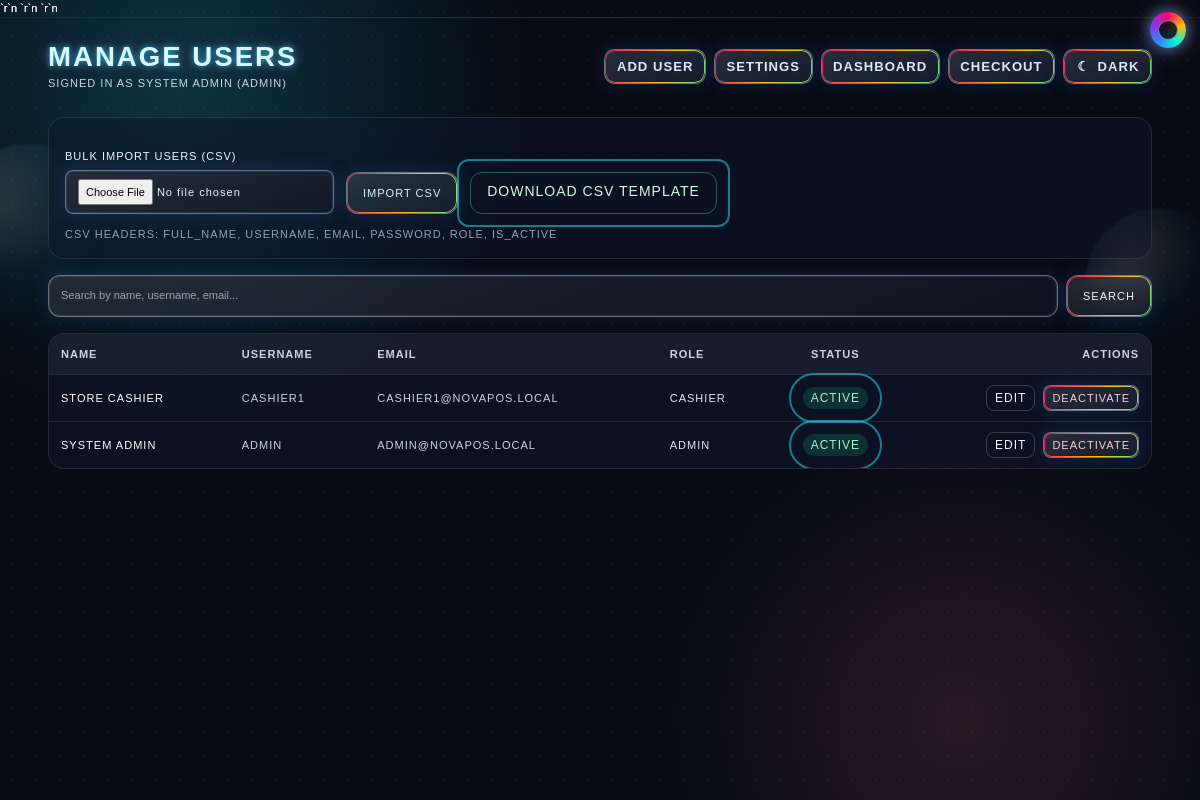
The page /manage_users.php (signed in) on the database its author committed.
### tables this page shows
CREATE TABLE users (
  id BIGINT UNSIGNED NOT NULL AUTO_INCREMENT,
  full_name VARCHAR(120) NOT NULL,
  username VARCHAR(60) NOT NULL,
  email VARCHAR(190) NULL,
  password_hash VARCHAR(255) NOT NULL,
  role ENUM('admin', 'manager', 'cashier') NOT NULL DEFAULT 'cashier',
  is_active TINYINT(1) NOT NULL DEFAULT 1,
  created_at TIMESTAMP NOT NULL DEFAULT CURRENT_TIMESTAMP,
  updated_at TIMESTAMP NOT NULL DEFAULT CURRENT_TIMESTAMP ON UPDATE CURRENT_TIMESTAMP,
  PRIMARY KEY (id),
  UNIQUE KEY uq_users_username (username),
  UNIQUE KEY uq_users_email (email),
  KEY idx_users_role_active (role, is_active)
);

### app/bootstrap.php (called while the page is built, shortened)
<?php
spl_autoload_register(static function (string $class): void {
    $prefix = 'App\\';
    $baseDir = __DIR__ . '/';
    $relativeClass = substr($class, strlen($prefix));
    $file = $baseDir . str_replace('\\', '/', $relativeClass) . '.php';
});
function e(string $value): string
{
    return htmlspecialchars($value, ENT_QUOTES | ENT_SUBSTITUTE, 'UTF-8');
}

### app/Core/Auth.php (called while the page is built, shortened)
<?php
final class Auth
{
    public static function user(): ?array
    {
        $userId = (int) ($_SESSION['user_id'] ?? 0);
        $user = User::findById($userId);
        return $user;
    }
    public static function requireCapability(string $capability): void
    {
        $user = self::user();
    }
    public static function requirePageAuth(array $roles = []): array
    {
        $user = self::user();
        return $user;
    }
}

### app/Models/User.php (called while the page is built, shortened)
<?php
final class User
{
    public static function findById(int $id): ?array
    {
        $pdo = Database::connection();
        $statement = $pdo->prepare(
            'SELECT id, full_name, username, email, role, is_active
             FROM users
             WHERE id = :id
             LIMIT 1'
        );
        $statement->bindValue(':id', $id, PDO::PARAM_INT);
        $statement->execute();
        $user = $statement->fetch();
        return $user ?: null;
    }
}

### app/Repositories/UserRepository.php (called while the page is built, shortened)
<?php
final class UserRepository
{
    public function listAll(?string $query = null): array
    {
        $pdo = Database::connection();
        $sql = 'SELECT id, full_name, username, email, role, is_active, created_at
                FROM users
                WHERE 1=1';
        $params = [];
        $sql .= ' ORDER BY created_at DESC, id DESC LIMIT 400';
        $statement = $pdo->prepare($sql);
        $statement->execute();
        return $statement->fetchAll(PDO::FETCH_ASSOC);
    }
}

### app/Services/UserManagementService.php (called while the page is built, shortened)
<?php
final class UserManagementService
{
    public function listUsers(?string $query = null): array
    {
        return $this->users->listAll($query !== null ? trim($query) : null);
    }
}

### manage_users.php (the view, shortened to what this page needs)
<?php
require __DIR__ . '/app/bootstrap.php';
$currentUser = Auth::requirePageAuth(['admin']);
Auth::requireCapability('users.manage');
$service = new UserManagementService(new UserRepository());
$query = trim((string) ($_GET['q'] ?? ''));
$users = $service->listUsers($query === '' ? null : $query);
?>
<!DOCTYPE html>
<html lang="en">
<head>
  <script src="assets/vendor/tailwindcss/tailwindcss.js"></script>
  <link rel="stylesheet" href="assets/css/ambient-layer.css" />
  <link rel="stylesheet" href="assets/css/y2k-global.css" />
</head>
<body class="ambient-medium min-h-screen text-slate-100 antialiased">
  <div class="matrix-grid" aria-hidden="true"></div>`r`n  <div class="scanner-line" aria-hidden="true"></div>`r`n  <div class="retro-orbs" aria-hidden="true">`r`n    <span class="orb orb-a"></span>`r`n    <span class="orb orb-b"></span>`r`n  </div>`r`n  <main id="mainContent" class="relative z-10 mx-auto max-w-6xl px-4 py-6 sm:px-6">
    <header class="mb-6 flex flex-wrap items-center justify-between gap-3">
      <div>
        <h1 class="text-2xl font-semibold">Manage Users</h1>
        <p class="text-sm text-slate-300">Signed in as <?= e((string) $currentUser['full_name']) ?> (admin)</p>
      </div>
      <div class="flex flex-wrap gap-2" aria-label="Manage users navigation">
        <a href="add_user.php" class="utility-link">Add User</a>
        <a href="settings.php" class="utility-link">Settings</a>
        <a href="dashboard.php" class="utility-link">Dashboard</a>
        <a href="index.php" class="utility-link">Checkout</a>
        <button type="button" id="themeToggle" class="utility-link inline-flex items-center gap-1.5" aria-label="Toggle theme">
          <span id="themeToggleIcon" class="inline-block w-4 text-center" aria-hidden="true">&#9790;</span>
          <span id="themeToggleText">Dark</span>
        </button>
      </div>
    </header>
    <form method="post" enctype="multipart/form-data" class="mb-4 space-y-3 rounded-2xl border border-white/10 bg-slate-900/50 p-4">
      <div class="flex flex-wrap items-end gap-3">
        <label class="block text-sm">Bulk Import Users (CSV)
          <input type="file" name="users_csv" accept=".csv,text/csv" required class="mt-1 block w-full rounded-lg border border-white/15 bg-slate-950/60 px-3 py-2 text-sm" />
        </label>
        <button class="min-h-[42px] rounded-xl border border-cyan-300/35 px-4 py-2 text-sm text-cyan-100 hover:bg-cyan-500/15">Import CSV</button>
        <a href="manage_users.php?template=users_csv" class="min-h-[42px] rounded-xl border border-emerald-300/35 px-4 py-2 text-sm text-emerald-100 hover:bg-emerald-500/15">Download CSV Template</a>
      </div>
      <p class="text-xs text-slate-400">CSV headers: full_name, username, email, password, role, is_active</p>
    </form>
    <form method="get" class="mb-4 flex gap-2">
      <input
        type="search"
        name="q"
        value="<?= e($query) ?>"
        placeholder="Search by name, username, email..."
        class="w-full rounded-xl border border-white/15 bg-slate-950/60 px-3 py-2 outline-none focus:border-cyan-300"
      />
      <button class="min-h-[42px] rounded-xl border border-white/20 px-4 py-2 text-sm hover:bg-white/10">Search</button>
    </form>
    <section class="overflow-x-auto rounded-2xl border border-white/10 bg-slate-900/60">
      <table class="min-w-full text-sm">
        <thead class="bg-white/5 text-slate-300">
          <tr>
            <th class="px-3 py-2.5 text-left">Name</th>
            <th class="px-3 py-2.5 text-left">Username</th>
            <th class="px-3 py-2.5 text-left">Email</th>
            <th class="px-3 py-2.5 text-left">Role</th>
            <th class="px-3 py-2.5 text-center">Status</th>
            <th class="px-3 py-2.5 text-right">Actions</th>
          </tr>
        </thead>
        <tbody>
          <?php if ($users === []): ?>
            <tr>
              <td class="px-3 py-3 text-slate-300" colspan="6">No users found.</td>
            </tr>
          <?php else: ?>
            <?php foreach ($users as $user): ?>
              <?php $active = (int) $user['is_active'] === 1; ?>
              <tr class="border-t border-white/10">
                <td class="px-3 py-2.5 text-white"><?= e((string) $user['full_name']) ?></td>
                <td class="px-3 py-2.5 text-slate-300"><?= e((string) $user['username']) ?></td>
                <td class="px-3 py-2.5 text-slate-300"><?= e((string) ($user['email'] ?? '')) ?></td>
                <td class="px-3 py-2.5 text-slate-200"><?= e((string) $user['role']) ?></td>
                <td class="px-3 py-2.5 text-center">
                  <span class="rounded-full px-2 py-1 text-xs <?= $active ? 'bg-emerald-500/20 text-emerald-200' : 'bg-slate-500/25 text-slate-300' ?>">
                    <?= $active ? 'Active' : 'Inactive' ?>
                  </span>
                </td>
                <td class="px-3 py-2.5">
                  <div class="flex justify-end gap-2">
                    <a href="edit_user.php?id=<?= (int) $user['id'] ?>" class="rounded-lg border border-white/20 px-2 py-1 text-xs hover:bg-white/10">Edit</a>
                    <form method="post" class="inline">
                      <?php if ($active): ?>
                        <button class="rounded-lg border border-rose-300/35 px-2 py-1 text-xs text-rose-200 hover:bg-rose-500/15">Deactivate</button>
                      <?php else: ?>
                        <input type="hidden" name="action" value="activate" />
                        <button class="rounded-lg border border-emerald-300/35 px-2 py-1 text-xs text-emerald-200 hover:bg-emerald-500/15">Activate</button>
                      <?php endif; ?>
                    </form>
                  </div>
                </td>
              </tr>
            <?php endforeach; ?>
          <?php endif; ?>
        </tbody>
      </table>
    </section>
  </main>
  </body>
</html>

### assets/css/ambient-layer.css (style rules this page uses)
.matrix-grid { position: fixed; inset: 0; pointer-events: none; z-index: 0; background-image: radial-gradient(circle, rgba(125, 211, 252, 0.24) 1px, transparent 1.2px); background-size: 24px 24px; opacity: 0.22; animation: matrixDrift 18s linear infinite; }
.scanner-line { position: fixed; left: -20%; width: 140%; height: 1px; pointer-events: none; z-index: 0; opacity: 0.28; background: linear-gradient(90deg, transparent, rgba(34, 211, 238, 0.9), transparent); box-shadow: 0 0 12px rgba(34, 211, 238, 0.4); animation: scannerSweep 12s linear infinite; }
.retro-orbs { position: fixed; inset: 0; pointer-events: none; z-index: 0; overflow: hidden; }
.orb { position: absolute; border-radius: 999px; filter: blur(1px); opacity: 0.18; background: radial-gradient(circle at 30% 30%, rgba(255, 255, 255, 0.72), rgba(56, 189, 248, 0.2) 45%, transparent 72%); animation: orbFloat 20s ease-in-out infinite; }
.orb.orb-a { width: 180px; height: 180px; left: -60px; top: 18%; }
.orb.orb-b { width: 150px; height: 150px; right: -35px; top: 26%; animation-duration: 24s; animation-delay: -6s; }
.utility-link { border-radius: 0.65rem !important; padding: 0.42rem 0.72rem !important; font-size: 0.82rem !important; font-weight: 600; letter-spacing: 0.01em; transition: background-color 170ms ease, border-color 170ms ease, transform 140ms ease; }
#themeToggle .inline-block { min-width: 1rem; text-align: center; }

### assets/css/y2k-global.css (style rules this page uses)
:root { --y2k-rainbow: linear-gradient(120deg, #ff006e, #ffbe0b, #00f5d4, #3a86ff, #8338ec, #ff006e); --y2k-neon-cyan: #00f5ff; --y2k-neon-pink: #ff45da; --y2k-chrome-1: rgba(255, 255, 255, 0.92); --y2k-chrome-2: rgba(203, 213, 225, 0.56); --y2k-border: rgba(255, 255, 255, 0.36); }
body.y2k-global { font-family: 'Arial Black', Arial, sans-serif !important; font-weight: 400; }
body.y2k-global h1, body.y2k-global h2, body.y2k-global h3, body.y2k-global h4, body.y2k-global h5, body.y2k-global h6, body.y2k-global p, body.y2k-global a, body.y2k-global button, body.y2k-global label, body.y2k-global th, body.y2k-global td, body.y2k-global span, body.y2k-global li, body.y2k-global .utility-link { text-transform: uppercase; letter-spacing: 1px; }
body.y2k-global h1, body.y2k-global h2, body.y2k-global h3 { font-weight: 900; letter-spacing: 2px; }
body.y2k-global h1 { font-size: clamp(22px, 2.3vw, 36px); }
body.y2k-global, body.y2k-global p, body.y2k-global td, body.y2k-global th, body.y2k-global label, body.y2k-global input, body.y2k-global select, body.y2k-global textarea, body.y2k-global button { font-size: clamp(11px, 0.92vw, 15px); }
body.y2k-global .glass, body.y2k-global .receipt, body.y2k-global .utility-link, body.y2k-global button, body.y2k-global input, body.y2k-global select, body.y2k-global textarea { position: relative; border: 1px solid var(--y2k-border) !important; background-image: linear-gradient(160deg, rgba(255, 255, 255, 0.12), rgba(148, 163, 184, 0.08)); box-shadow: 0 0 0 1px rgba(255, 255, 255, 0.08) inset, 0 0 20px rgba(59, 130, 246, 0.18); -webkit-backdrop-filter: blur(10px); backdrop-filter: blur(10px); }
body.y2k-global .glass::before, body.y2k-global .receipt::before, body.y2k-global .utility-link::before, body.y2k-global button::before { content: ''; position: absolute; inset: 0; border-radius: inherit; padding: 1px; background: var(--y2k-rainbow); background-size: 300% 300%; animation: borderShift 4s linear infinite; -webkit-mask: linear-gradient(#fff 0 0) content-box, linear-gradient(#fff 0 0); mask: linear-gradient(#fff 0 0) content-box, linear-gradient(#fff 0 0); -webkit-mask-composite: xor; mask-composite: exclude; pointer-events: none; }
body.y2k-global .y2k-neon, body.y2k-global h1, body.y2k-global h2 { color: #d9f9ff; text-shadow: 0 0 6px rgba(0, 245, 255, 0.7), 0 0 14px rgba(255, 69, 218, 0.42); animation: neonPulse 2s ease-in-out infinite; }
body.y2k-global .success-portal { position: relative; isolation: isolate; }
body.y2k-global .success-portal::after { content: ''; position: absolute; inset: -14px; border-radius: inherit; border: 2px solid rgba(34, 211, 238, 0.56); animation: portalExpand 1.5s ease-out infinite; pointer-events: none; }

### rows shown on the page
users: full_name "SYSTEM ADMIN", username "ADMIN", email "ADMIN@NOVAPOS.LOCAL", role "ADMIN", is_active "ACTIVE"
users: full_name "STORE CASHIER", username "CASHIER1", email "CASHIER1@NOVAPOS.LOCAL", role "CASHIER", is_active "ACTIVE"
